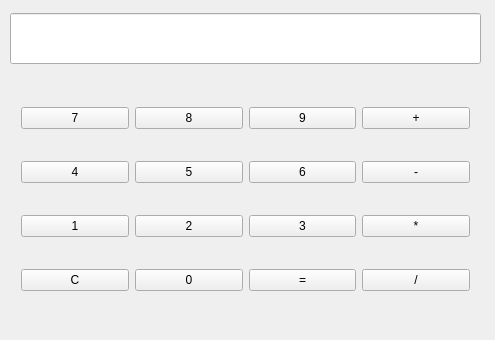
<?xml version="1.0" encoding="UTF-8"?>
<ui version="4.0">
 <class>Calculatrice</class>
 <widget class="QWidget" name="Calculatrice">
  <property name="geometry">
   <rect>
    <x>0</x>
    <y>0</y>
    <width>495</width>
    <height>340</height>
   </rect>
  </property>
  <property name="windowTitle">
   <string>Calculatrice</string>
  </property>
  <widget class="QLineEdit" name="lineEdit_Calcul">
   <property name="geometry">
    <rect>
     <x>10</x>
     <y>13</y>
     <width>471</width>
     <height>51</height>
    </rect>
   </property>
  </widget>
  <widget class="QWidget" name="">
   <property name="geometry">
    <rect>
     <x>10</x>
     <y>70</y>
     <width>471</width>
     <height>261</height>
    </rect>
   </property>
   <layout class="QGridLayout" name="gridLayout">
    <item row="0" column="0">
     <widget class="QPushButton" name="pushButton_7">
      <property name="text">
       <string>7</string>
      </property>
     </widget>
    </item>
    <item row="0" column="1">
     <widget class="QPushButton" name="pushButton_8">
      <property name="text">
       <string>8</string>
      </property>
     </widget>
    </item>
    <item row="0" column="2">
     <widget class="QPushButton" name="pushButton_9">
      <property name="text">
       <string>9</string>
      </property>
     </widget>
    </item>
    <item row="0" column="3">
     <widget class="QPushButton" name="pushButton_Plus">
      <property name="text">
       <string>+</string>
      </property>
     </widget>
    </item>
    <item row="1" column="0">
     <widget class="QPushButton" name="pushButton_4">
      <property name="text">
       <string>4</string>
      </property>
     </widget>
    </item>
    <item row="1" column="1">
     <widget class="QPushButton" name="pushButton_5">
      <property name="text">
       <string>5</string>
      </property>
     </widget>
    </item>
    <item row="1" column="2">
     <widget class="QPushButton" name="pushButton_6">
      <property name="text">
       <string>6</string>
      </property>
     </widget>
    </item>
    <item row="1" column="3">
     <widget class="QPushButton" name="pushButton_Moins">
      <property name="text">
       <string>-</string>
      </property>
     </widget>
    </item>
    <item row="2" column="0">
     <widget class="QPushButton" name="pushButton_1">
      <property name="text">
       <string>1</string>
      </property>
     </widget>
    </item>
    <item row="2" column="1">
     <widget class="QPushButton" name="pushButton_2">
      <property name="text">
       <string>2</string>
      </property>
     </widget>
    </item>
    <item row="2" column="2">
     <widget class="QPushButton" name="pushButton_3">
      <property name="text">
       <string>3</string>
      </property>
     </widget>
    </item>
    <item row="2" column="3">
     <widget class="QPushButton" name="pushButton_Multiplier">
      <property name="text">
       <string>*</string>
      </property>
     </widget>
    </item>
    <item row="3" column="0">
     <widget class="QPushButton" name="pushButton_Clear">
      <property name="text">
       <string>C</string>
      </property>
     </widget>
    </item>
    <item row="3" column="1">
     <widget class="QPushButton" name="pushButton_0">
      <property name="text">
       <string>0</string>
      </property>
     </widget>
    </item>
    <item row="3" column="2">
     <widget class="QPushButton" name="pushButton_Egal">
      <property name="text">
       <string>=</string>
      </property>
     </widget>
    </item>
    <item row="3" column="3">
     <widget class="QPushButton" name="pushButton_Diviser">
      <property name="text">
       <string>/</string>
      </property>
     </widget>
    </item>
   </layout>
  </widget>
 </widget>
 <layoutdefault spacing="6" margin="11"/>
 <resources/>
 <connections/>
</ui>
